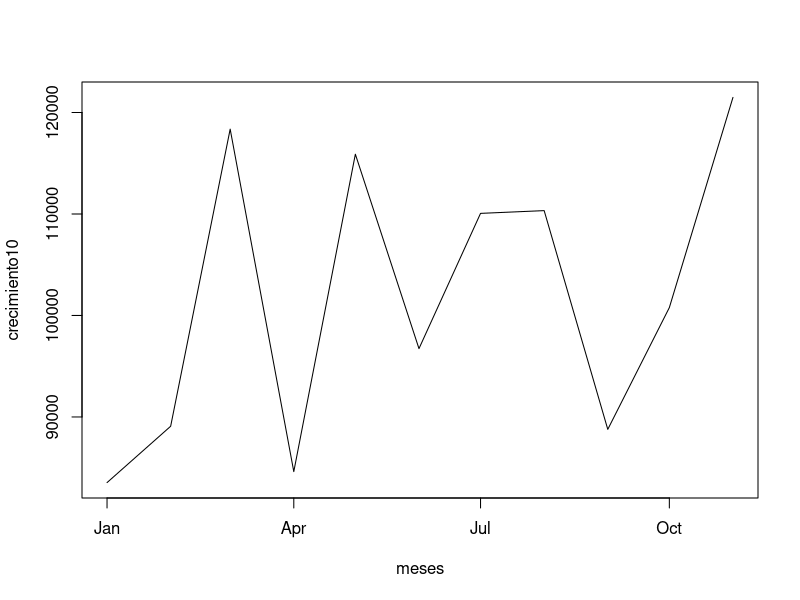
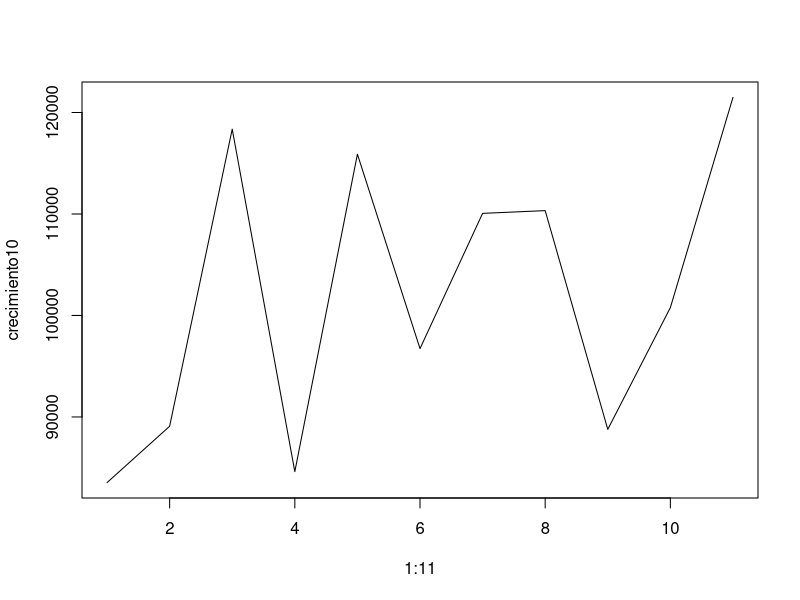

Source code (R) for these figures, in order: (Note: this script raises an error after producing the figures.)
library(magrittr)
c("dplyr", "tidyr", "xts", "forecast", "dygraphs", 
  "ggplot2", "lubridate", "astsa") %>% sapply(require, character.only=T)
####################################
#Creado por Fernando Dorantes Nieto <(°) 
#                                     ( >)
#                                      /|
####################################

###Cliente: SEAT  de México

# Análisis de datos -------------------------------------------------------
#### Número de usuarios que visitan más de 10 páginas en una visita
crecimiento10 = c(83533, 89085, 118360, 84614,115890, 96734,110060,110331,
                  88778, 100777, 121486)
meses = seq.POSIXt("2016-01-01" %>%  as.POSIXct, length.out = 11, by="month")
plot(meses, crecimiento10, type="l")
mes = seq_along(meses)
prediccion = seq(1,12)
modelo = lm(crecimiento10~mes)
summary(modelo)
plot(1:11, crecimiento10, type="l")
predict(modelo,mes=prediccion)

crecimiento10 = data.frame(meses, crecimiento10)
CTS10 = xts(crecimiento10[,-1], crecimiento10[,1])
CTS10 %>% acf2()
modelo = CTS10 %>%  ts %>% 
  Arima(order=c(1,0,0)) %>% 
  forecast(2) 
modelo$mean %>%  as.numeric()

meses = seq.POSIXt("2016-01-01" %>%  as.POSIXct, length.out = 13, by="month")
crecimiento10 = c(83533, 89085, 118360, 84614,115890, 96734,110060,110331,
                  88778, 100777, 121486, modelo$mean) %>%  round
data = data.frame(meses, crecimiento10)
data  %>% 
  ggplot(aes(x=meses, y= crecimiento10))+
  geom_point(color="darkred")+ geom_line(color="steelblue")+
  theme_bw()+
  geom_vline(xintercept =as.numeric(data[11,]), linetype=4)+
  annotate("text",x=as.Date(data[11,1]) %>%  as.POSIXct(), y=125000, 
           label="Inician pronósticos") +
  geom_text(aes(label = crecimiento10), 
            position=position_dodge(width=0.9), vjust=-0.35,
            col="darkred", size=3.5, fontface="bold")+
  xlab("Mes")+ ylab("Crecimiento")


  





























